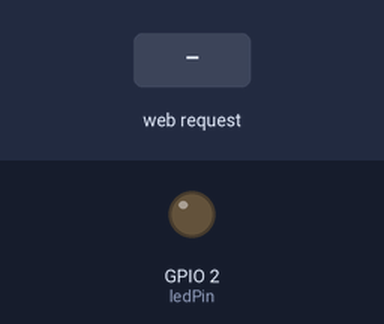
Bench run of a sketch on a simulated ESP32. Parts: output pins drawn as LEDs (lit = HIGH). The inputs (shaded band) are chosen by the test bench. WiFi joins after 1.5 s; servers stay silent unless stated; what the sketch prints to the serial monitor is not drawn.

Above: at 3.2 s.
3.3 s: HTTP request GET /led?brightness=1 received
At 4.2 s:
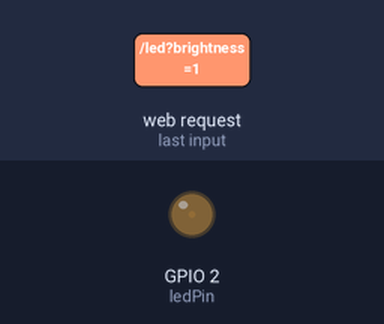
4.8 s: HTTP request GET /led?brightness=120 received
At 5.4 s:
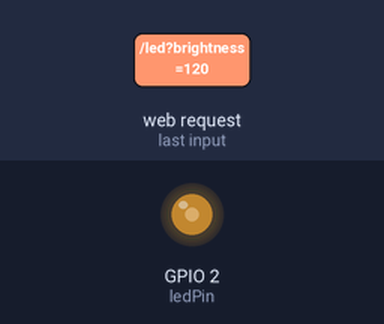
Timing chart, 0 to 7.8 s (numbered marks = the images above; inputs shaded):
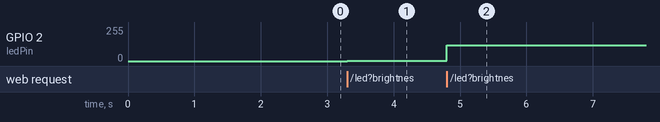

The sketch:

sketch_sep7a.ino
```cpp
#include <Arduino.h>
#include <WiFi.h>
#include <ESPAsyncWebServer.h>

const char *ssid = "Your_SSID";
const char *password = "Your_PASSWORD";

const int ledPin = 2; // Change to your desired GPIO pin
const int photoresistorPin = 34; // Change to your desired ADC pin

int ledBrightness = 0;
int photoresistorValue = 0;

AsyncWebServer server(80);

void setup() {
  pinMode(ledPin, OUTPUT);
  pinMode(photoresistorPin, INPUT);

  Serial.begin(115200);

  WiFi.begin(ssid, password);
  while (WiFi.status() != WL_CONNECTED) {
    delay(1000);
    Serial.println("Connecting to WiFi...");
  }
  Serial.println("Connected to WiFi");


  server.on("/", HTTP_GET, [](AsyncWebServerRequest *request){
    String html = "<html><body>";
    html += "<h1>LED Controller</h1>";
    html += "<p>LED Brightness: " + String(ledBrightness) + "</p>";
    html += "<input type='range' min='0' max='255' value='" + String(ledBrightness) + "' id='ledSlider' onchange='changeLED(this.value)'>";
    html += "<p>Photoresistor Value: " + String(photoresistorValue) + "</p>";
    html += "</body><script>function changeLED(value) { fetch('/led?brightness=' + value); }</script></html>";
    request->send(200, "text/html", html);
  });

  server.on("/led", HTTP_GET, [](AsyncWebServerRequest *request){
    String brightnessStr = request->arg("brightness");
    ledBrightness = brightnessStr.toInt();
    analogWrite(ledPin, ledBrightness);
    request->send(200, "text/plain", "LED brightness set to " + brightnessStr);
  });

  server.on("/photoresistor", HTTP_GET, [](AsyncWebServerRequest *request){
    photoresistorValue = analogRead(photoresistorPin);
    request->send(200, "text/plain", String(photoresistorValue));
  });

  server.begin();
}

void loop() {
  // Add any other tasks or logic here as needed
}
```

Measured:
- after the input at 3.3 s, GPIO 2 (ledPin): 0/255 → 1/255 at once
- after the input at 4.8 s, GPIO 2 (ledPin): 1/255 → 120/255 at once
